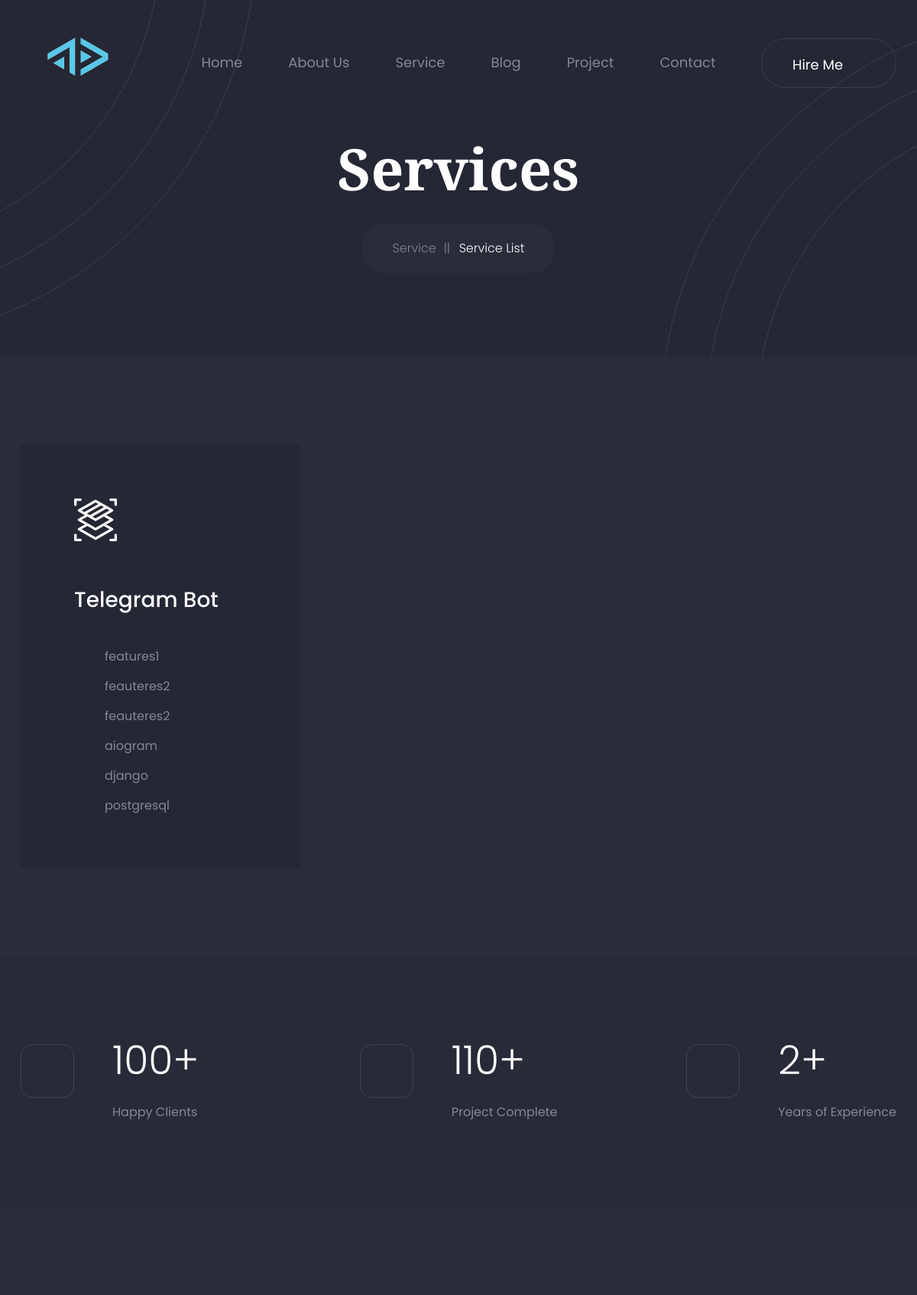
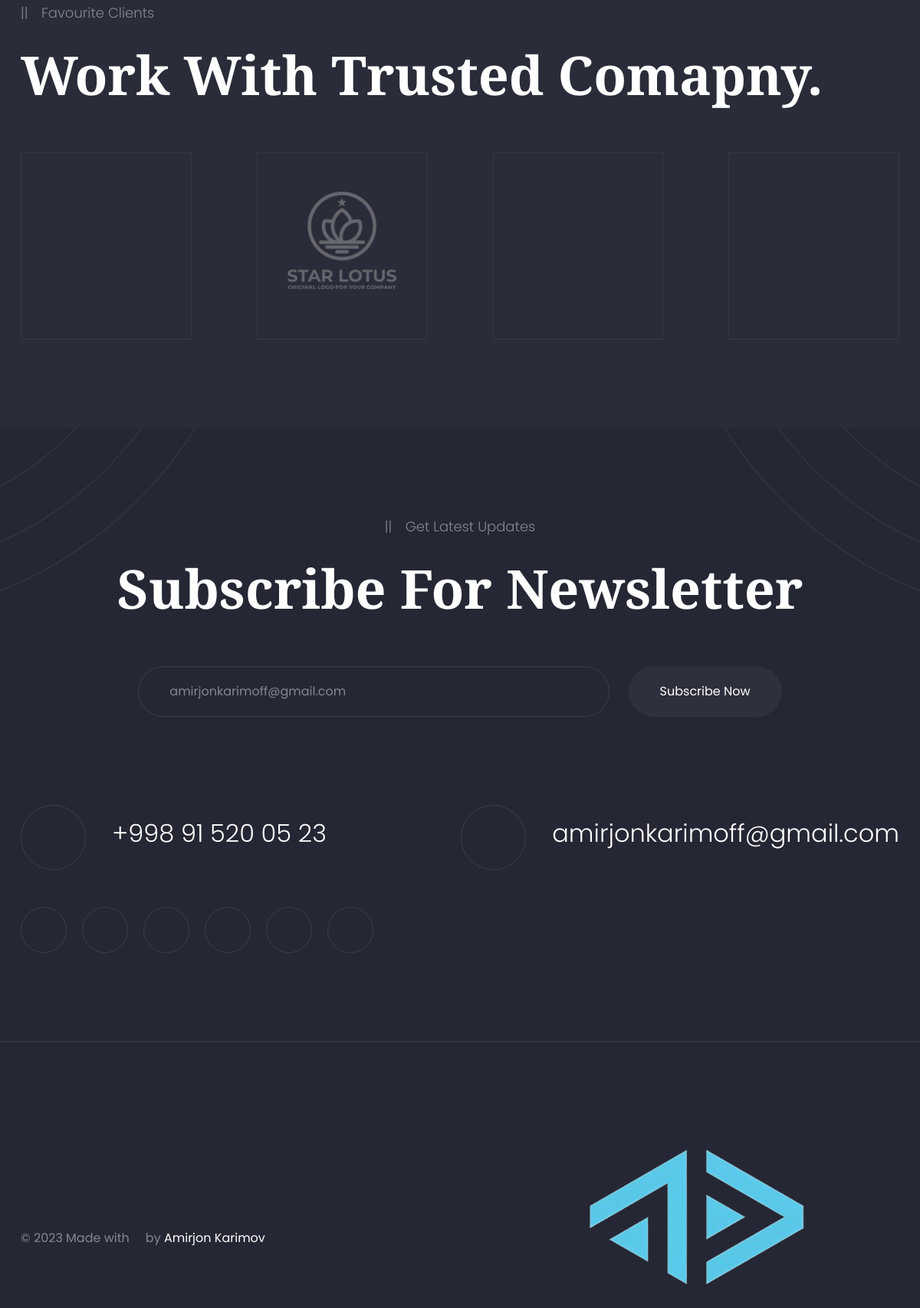
/services (upper part), run on the app's committed database (2 pictures, top to bottom).
### portfolio/models.py (models this page shows, shortened)
class Service(models.Model):
    title = models.CharField(max_length=100)
    photo = models.CharField(max_length=200, verbose_name='Rasm URL')
    features = models.ManyToManyField(FeaturesText, related_name='Xususiyatlar')
    subtitle = models.CharField(max_length=200, verbose_name="Sub Title")
    description = models.TextField(blank=True, null=True, verbose_name="Xizmat haqida")
    why_choose_me = models.TextField(blank=True, null=True, verbose_name='Nega aynan men')
    services_text = models.ManyToManyField(ServiceText, related_name='services', verbose_name="kichik qobiliyatlar")
    plans_text = models.TextField(blank=True, null=True, verbose_name="Tariflar haqida matn")

class FeaturesText(models.Model):
    title = models.CharField(max_length=100)

### defaults/models.py (models this page shows, shortened)
class Statics(models.Model):
    happy_clients = models.BigIntegerField(verbose_name="Hursand Mijozlar")
    project_complate = models.BigIntegerField(verbose_name="Muvaffaqiyatli loyihalar")
    experience = models.BigIntegerField(verbose_name="Tajriba")

class SocialMarkets(models.Model):
    linkedin = models.CharField(max_length=400,verbose_name="Linkedin",blank=True)
    instagram = models.CharField(max_length=400,verbose_name="Instagram",blank=True)
    telegram = models.CharField(max_length=400,verbose_name="Telegram",blank=True)
    facebook = models.CharField(max_length=400,verbose_name="Facebook",blank=True)
    github = models.CharField(max_length=400,verbose_name="Github")
    youtube = models.CharField(max_length=400,verbose_name="Youtube",blank=True)
    fiverr = models.CharField(max_length=400,verbose_name="Fiverr",blank=True)
    upwork = models.CharField(max_length=400,verbose_name="Upwork",blank=True)
    phone_number = models.CharField(max_length=400,verbose_name="Telefon Raqam",blank=True)
    email_address = models.CharField(max_length=400,verbose_name="email manzil")
    social = models.ForeignKey(HomeDefault, on_delete=models.CASCADE, related_name='socials')

### portfolio/views.py (the view)
# urls.py: path('services', ServicePageView.as_view(), name='services'),
class ServicePageView(ListView):
    template_name = 'service-list.html'
    model = Service
    def get_context_data(self, **kwargs):
        context = super().get_context_data(**kwargs)
        home = HomeDefault.objects.all()
        project = Project.objects.all()
        context['home_defaults'] = home
        context['skills'] = Skill.objects.all()
        context['social'] = SocialMarkets.objects.get(id=1)
        context['statistics'] = Statics.objects.all()
        context['companies'] = Company.objects.all()
        context['projects'] = project
        return context

### portfolio/templates/service-list.html (shortened to what this page needs)
{%extends 'base.html'%}
{%load static%}
    {%block content%}
    <main class="main-wrapper">
        <div class="breadcrumb-section section-bg overflow-hidden pos-relative">
            <div class="breadcrumb-shape-top-left"></div>
            <div class="breadcrumb-shape-bottom-right"></div>
            <div class="breadcrumb-box">
                <div class="container">
                    <div class="row">
                        <div class="col-12">
                            <div class="breadcrumb-content">
                                <h2 class="title">Services</h2>
                                <ul class="breadcrumb-link">
                                    <li><a href="{%url 'services'%}">Service</a></li>
                                    <li class="active" aria-current="page">Service List</li>
                                </ul>
                            </div>
                        </div>
                    </div>
                </div>
            </div>
        </div>
        <div class="service-list-section section-gap-tb-165">
            <div class="container">
                <div class="row mb-n6">
                    {%for service in object_list%}
                    <div class="col-xl-4 col-md-6 col-12 mb-6">
                        <div class="service-box-single-item">
                            <div class="icon"><img src="{%static 'assets/images/icon/service-icon-1.png'%}" alt=""></div>
                            <h4 class="title"><a href="{%url 'service_details' service.pk%}">{{service.title}}</a></h4>
                            <ul class="list-item">
                                {% for feature in service.features.all %}
                                    <li>{{ feature.title }}</li>
                                {% endfor %}
                            </ul>
                        </div>
                    </div>
                    {%endfor%}
                    </div>
                </div>
            </div>
        <div class="counter-display-section section-gap-tb-165 section-bg-2">
            <div class="counter-display-wrapper">
                <div class="container">
                    {%for statics in statistics%}
                    <div class="row justify-content-center justify-content-sm-start">
                        <div class="d-block d-md-flex justify-content-md-start col-12 col-sm-4 col-md-4">
                            <div class="counterup-single-item">
                                <div class="icon">
                                </div>
                                <div class="content">
                                    <h2 class="number"><span class="counter">{{statics.happy_clients}}</span>+</h2>
                                    <span class="text">Happy Clients</span>
                                </div>
                            </div>
                        </div>
                        <div class="d-block d-md-flex justify-content-md-center col-12 col-sm-4 col-md-4">
                            <div class="counterup-single-item">
                                <div class="icon">
                                </div>
                                <div class="content">
                                    <h2 class="number"><span class="counter">{{statics.project_complate}}</span>+</h2>
                                    <span class="text">Project Complete</span>
                                </div>
                            </div>
                        </div>
                        <div class="d-block d-md-flex justify-content-md-end col-12 col-sm-4 col-md-4">
                            <div class="counterup-single-item">
                                <div class="icon">
                                </div>
                                <div class="content">
                                    <h2 class="number"><span class="counter">{{statics.experience}}</span>+</h2>
                                    <span class="text">Years of Experience</span>
                                </div>
                            </div>
                        </div>
                    </div>
                    {%endfor%}
                </div>
            </div>
        </div>
        <div class="company-logo-display  section-gap-tb-165">
            <div class="company-logo-display-box">
                <div class="container">
                    <div class="row">
                        <div class="col">
                            <div class="section-content pos-relative">
                                <span class="section-tag">Favourite Clients</span>
                                <h2 class="section-title">Work With Trusted Comapny.</h2>
                            </div>
                        </div>
                    </div>
                    <div class="company-logo-display-wrapper">
                        <div class="row">
                            <div class="col">
                                <div class="company-logo-display-slider">
                                    <div class="swiper-container">
                                        <div class="swiper-wrapper">
                                            <div class="company-logo-single-item swiper-slide">
                                                <a href="#" class="image">
                                                </a>
                                            </div>
                                            <div class="company-logo-single-item swiper-slide">
                                                <a href="#" class="image">
                                                    <img src="{%static 'assets/images/company-logo/company-logo-2.png'%}" alt="">
                                                </a>
                                            </div>
                                            <div class="company-logo-single-item swiper-slide">
                                                <a href="#" class="image">
                                                </a>
                                            </div>
                                            <div class="company-logo-single-item swiper-slide">
                                                <a href="#" class="image">
                                                </a>
                                            </div>
                                        </div>
                                    </div>
                                </div>
                            </div>
                        </div>
                    </div>
                </div>
            </div>
        </div>
    </main>
    {%endblock content%}

### templates/base.html (shortened to what this page needs)
{%load static%}
<!DOCTYPE html>
<html lang="en">
    <head>
        <link rel="stylesheet" href="{%static 'assets/css/style.min.css'%}">
        <link rel="stylesheet" href="{%static 'assets/css/vendor/vendor.min.css'%}">
        <link rel="stylesheet" href="{%static 'assets/css/plugins/plugins.min.css'%}">
        <link rel="stylesheet" href="{%static 'assets/css/style.min.css'%}">
    </head>
<body>
    <header class="header-section sticky-header d-none d-lg-block">
        <div class="header-wrapper">
            <div class="container">
                <div class="row justify-content-between align-items-center">
                    <div class="col">
                        <a href="{%url 'home'%}" class="header-logo">
                            <img src="{%static 'assets/images/logo/logo.png'%}" alt="">
                        </a>
                    </div>
                    <div class="col-auto">
                        <ul class="header-nav">
                            <li><a href="{%url 'home'%}">Home</a></li>
                            <li><a href="{%url 'about'%}">About Us</a></li>
                            <li class="has-dropdown">
                                <a href="{%url 'services'%}">Service</a>
                            </li>
                            <li class="has-dropdown">
                                <a href="{%url 'blog'%}">Blog</a>
                            </li>
                            <li><a href="{% url 'projects' %}">Project</a></li>
                            <li><a href="{%url 'contact'%}">Contact</a></li>
                        </ul>
                    </div>
                    <div class="col">
                        <div class="header-btn-link text-end">
                            <a href="contact.html" class="btn btn-sm btn-outline-one icon-space-left">Hire Me <i class="icofont-double-right"></i></a>                        </div>
                    </div>
                </div>
            </div>
        </div>
    </header>
    {%block content%}
    {%endblock content%}
    <footer class="footer-section section-bg overflow-hidden pos-relative">
        <div class="footer-inner-shape-top-left"></div>
        <div class="footer-inner-shape-top-right"></div>
        <div class="footer-section-top section-gap-t-165">
            <div class="container">
                <div class="row">
                    <div class="col-12">
                        <div class="section-content pos-relative text-center">
                            <span class="section-tag">Get Latest Updates</span>
                            <h2 class="section-title">Subscribe For Newsletter</h2>
                        </div>
                    </div>
                </div>
                <div class="footer-top-wrapper text-center">
                    <div class="row">
                        <div class="col-12">
                            <form  class="footer-newsletter">
                                <input type="email" placeholder="amirjonkarimoff@gmail.com">
                                <button class="submit-btn" type="submit">Subscribe Now</button>
                            </form>
                        </div>
                    </div>
                </div>
            </div>
        </div>
        <div class="footer-center section-gap-tb-165">
            <div class="container">
                <div class="row justify-content-between align-items-center mb-n5">
                    <div class="col-auto mb-5">
                        <div class="footer-single-info">
                            <a href="tel:+998915200523" class="info-box">
                                <span class="icon"><i class="icofont-phone"></i></span>
                                <span class="text">{{social.phone_number}}</span>
                            </a>
                        </div>
                    </div>
                    <div class="col-auto mb-5">
                        <div class="footer-single-info">
                            <a href="mailto:amirjonkarimoff@gmail.com" class="info-box">
                                <span class="icon"><i class="icofont-envelope-open"></i></span>
                                <span class="text">{{social.email_address}}</span>
                            </a>
                        </div>
                    </div>
                    <div class="col-auto mb-5">
                        <div class="footer-single-info">
                            <ul class="social-link">
                                <li><a href="{{social.telegram}}" target="_blank"><i class="icofont-telegram"></i></a></li>
                                <li><a href="{{social.instagram}}" target="_blank"><i class="icofont-instagram"></i></a></li>
                                <li><a href="{{social.youtube}}" target="_blank"><i class="icofont-youtube"></i></a></li>
                                <li><a href="{{social.linkedin}}" target="_blank"><i class="icofont-linkedin"></i></a></li>
                                <li><a href="{{social.facebook}}" target="_blank"><i class="icofont-facebook"></i></a></li>
                                <li><a href="{{social.github}}" target="_blank"><i class="icofont-github"></i></a></li>
                            </ul>
                        </div>
                    </div>
                </div>
            </div>
        </div>
        <div class="footer-bottom">
            <div class="container">
                <div class="row justify-content-center justify-content-md-between align-items-center flex-column-reverse flex-md-row">
                    <div class="col-auto">
                        <div class="footer-copyright">
                            <p class="copyright-text">&copy; 2023 <a href="{%url 'home'%}"></a> Made with <i class="icofont-heart"></i> by <a href="https://amirjonkarimov2007.github.io/portfolio" target="_blank">Amirjon Karimov</a></p>
                        </div>
                    </div>
                    <div class="col-auto">
                        <a href="{%url 'home'%}" class="footer-logo">
                            <div class="logo">
                                <img src="{%static 'assets/images/logo/logo.png'%}" alt="">
                            </div>
                        </a>
                    </div>
                </div>
            </div>
        </div>
    </footer>
</body>
</html>

### data on the page
Service: title "Telegram Bot"
FeaturesText: title "features1"
FeaturesText: title "feauteres2"
FeaturesText: title "feauteres2"
FeaturesText: title "aiogram"
FeaturesText: title "django"
FeaturesText: title "postgresql"
Statics: happy_clients "100", project_complate "110", experience "2"
SocialMarkets: phone_number "+998 91 520 05 23", email_address "amirjonkarimoff@gmail.com"
